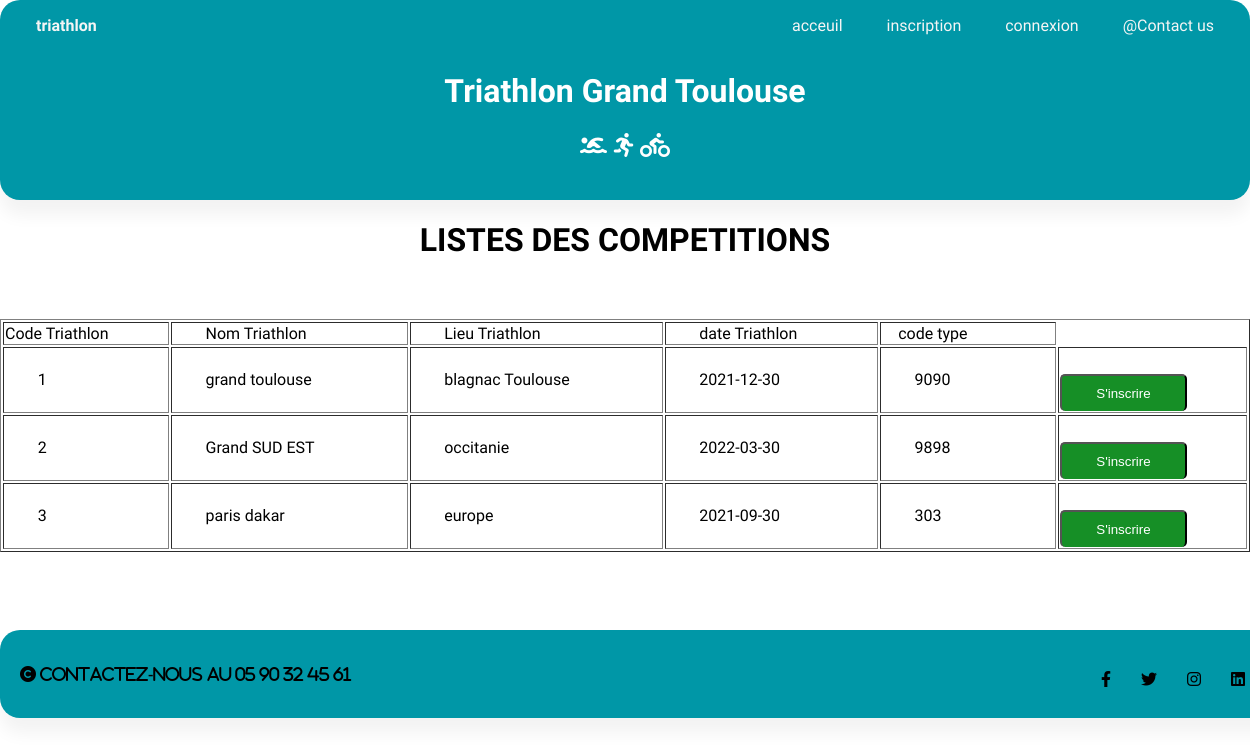
Page /listecompetition.php on the committed database.
### tables this page shows
CREATE TABLE `triathlon` (
  `NumTriathlon` int(11) NOT NULL,
  `NomTriathlon` varchar(50) NOT NULL,
  `LieuTriathlon` varchar(50) NOT NULL,
  `DateTriathlon` date NOT NULL,
  `CodeTypeTriathlon` int(11) NOT NULL
);

### listecompetition.php (the view, shortened to what this page needs)
    <?php
   include("header.php");
    if(isset($_SESSION["autoriser"]) && $_SESSION["admin"]==FALSE)
    {
        echo "<h1>LISTES DES COMPETITIONS </h1>";
        echo "<div class='container'>";
        echo " <table border ='1'>
        <td>Code Triathlon</td>
        <td>&emsp;&emsp;Nom Triathlon &emsp;&emsp;</td>
        <td>&emsp;&emsp;Lieu Triathlon&emsp;&emsp;&emsp;</td>
        <td>&emsp;&emsp;date Triathlon &emsp;</td>
        <td>&emsp;code type &ensp;&emsp;</td>
         ";
        $req = 'SELECT * from triathlon EXCEPT (SELECT triathlon.NumTriathlon, triathlon.NomTriathlon, triathlon.LieuTriathlon, triathlon.DateTriathlon, triathlon.CodeTypeTriathlon FROM triathlon INNER join inscription oN triathlon.NumTriathlon = inscription.NumTriathlon)';
        $reponse = $pdo->query($req);
        if ($reponse!=null){
            $address = $reponse->fetchAll();
            $dim = sizeof($address);
            do {
                for ($i = 0; $i <$dim; $i++) {
                    echo "<tr>";
                    for ($j = 0; $j <5; $j++){
                        echo "<td>&emsp;&emsp;";
                        echo $address[$i][$j];
                        echo "&emsp;&emsp;</td>\n";
                    }
                    echo "<td><a href='insert_inscri.php?idinscri=".$address[$i][0]."'><button name='inscr'>S'inscrire</button> </a></td>";
                }
                echo "<br></br></tr>";
            } while ($address = $reponse->fetch());
            echo "</table>";
            echo "</div>";
            if(isset($errinscri)){
                echo "<br> <br><div style='color:red'>" .$errinscri;
                echo "<a href ='connexion1.php' > s'identifier <i class='fas fa-external-link-alt'></i></i></a></div>";
            }
        }
            else {
                echo "vous n'avez plus de compte";
            }
    }else{
        echo "<h1>LISTES DES COMPETITIONS </h1>";
        echo "<div class='inscription1'>";
        echo " <table border ='1'>
        <td>Code Triathlon</td>
        <td>&emsp;&emsp;Nom Triathlon &emsp;&emsp;</td>
        <td>&emsp;&emsp;Lieu Triathlon&emsp;&emsp;&emsp;</td>
        <td>&emsp;&emsp;date Triathlon &emsp;</td>
        <td>&emsp;code type &ensp;&emsp;</td>
         ";
        $req = 'SELECT * FROM triathlon';
        $reponse = $pdo->query($req);
        $address = $reponse->fetchAll();
        $dim = sizeof($address);
        do {
            for ($i = 0; $i <$dim; $i++) {
                echo "<tr>";
                for ($j = 0; $j <5; $j++){
                    echo "<td>&emsp;&emsp;";
                    echo $address[$i][$j];
                    echo "&emsp;&emsp;</td>\n";
                }
                echo "<td><a href='insert_inscri.php?idinscri=".$address[$i][0]."'><button name='inscr'>S'inscrire</button> </a></td>";
            }
            echo "<br></br></tr>";
        } while ($address = $reponse->fetch());
        echo "</table>";
        echo "</div>";
    }
    ?>
  <div class="space">
        <br><br>
    </div>
    <footer>
        <p><i class="fa fa-copyright" aria-hidden="true"> contactez-nous au 05 90 32 45 61</i></p>
        <div class="social-media">
            <p> <i class="fab fa-facebook-f" aria-hidden="true"></i></p>
            <p> <i class="fab fa-twitter" aria-hidden="true"></i></p>
            <p> <i class="fab fa-instagram" aria-hidden="true"></i></p>
            <p> <i class="fab fa-linkedin" aria-hidden="true"></i></p>
        </div>
    </footer>
</body>
</html>

### header.php (shortened to what this page needs)
<head>
    <link rel="stylesheet" href="index.css">
    <link rel="stylesheet" href="connexion.css">
    <link rel="stylesheet" href="https://cdnjs.cloudflare.com/ajax/libs/font-awesome/6.0.0-beta2/css/all.min.css"
 />
</head>
<header>
            <nav>
                <div class="logo">
                    <a href="#"> <b>triathlon</b> </a>
                </div>
                <div class="onglets">
                    <a href="index.html">acceuil</a>
                    <a href="inscription1.php">inscription</a>
                    <?php
                    if(!isset($_SESSION["id"])){
                    echo "<a href='connexion1.php'>connexion</a>";
                    }
                    ?>
                    <a href="mailto:ottmanizaid1996@gmail.com">@Contact us </a>
                </div>
            </nav>
            <div class="principal">
                <h1><b> Triathlon Grand Toulouse</b> </h1>
                <h2><i class="fas fa-swimmer"></i>
                    <i class="fas fa-running"></i>
                    <i class="fas fa-biking"></i>
                </h2>
                <br>
            </div>
    </header>

### index.css (style rules this page uses)
button { color: #fff; border-bottom: none; width: auto; padding: 10px 34px; border-radius: 5px; -moz-border-radius: 5px; -webkit-border-radius: 5px; -o-border-radius: 5px; -ms-border-radius: 5px; margin-top: 25px; cursor: pointer; }
button[name=inscr] { background: #168f26; }
tr td { width: 1%; white-space: nowrap; }
header { background-color: #0097A7 ; background-position: center; height: 25vh; color: white; text-align:center; margin: 0 auto; box-shadow: 0px 15px 16.83px 0.17px rgba(0, 0, 0, 0.05); -moz-box-shadow: 0px 15px 16.83px 0.17px rgba(0, 0, 0, 0.05); -webkit-box-shadow: 0px 15px 16.83px 0.17px rgba(0, 0, 0, 0.05); -o-box-shadow: 0px 15px 16.83px 0.17px rgba(0, 0, 0, 0.05); -ms-box-shadow: 0px 15px 16.83px 0.17px rgba(0, 0, 0, 0.05); border-radius: 20px; -moz-border-radius: 20px; -webkit-border-radius: 20px; -o-border-radius: 20px; -ms-border-radius: 20px; }
header nav { display: flex; flex-wrap: wrap; padding: 2vh; justify-content: space-between; cursor: pointer ; }
header nav a { color: whitesmoke; padding: 1vh; text-decoration: none; padding: 20px; }
header .principal { margin-top: 2vh; }
h1,h2 { text-align: center; }
footer { bottom: 0; width: 100%; margin-top: 10vh; padding: 20px; display: flex; flex-wrap: wrap; justify-content: space-between; background-color: #0097A7; margin: 0 auto; box-shadow: 0px 15px 16.83px 0.17px rgba(0, 0, 0, 0.05); -moz-box-shadow: 0px 15px 16.83px 0.17px rgba(0, 0, 0, 0.05); -webkit-box-shadow: 0px 15px 16.83px 0.17px rgba(0, 0, 0, 0.05); -o-box-shadow: 0px 15px 16.83px 0.17px rgba(0, 0, 0, 0.05); -ms-box-shadow: 0px 15px 16.83px 0.17px rgba(0, 0, 0, 0.05); border-radius: 20px; -moz-border-radius: 20px; -webkit-border-radius: 20px; -o-border-radius: 20px; -ms-border-radius: 20px; }
footer .social-media { display: flex; }
footer .social-media p { margin-right: 20px; padding: 5px; text-align: center; cursor: pointer; margin-bottom: 0; }
a { color: black; text-decoration: none; }
.space { margin-bottom: 0px; padding: 20px; width: 100%; }

### connexion.css (style rules this page uses)
.space { margin-bottom: 0px; padding: 20px; width: 100%; }

### rows in the picture
triathlon: NumTriathlon "1", NomTriathlon "grand toulouse", LieuTriathlon "blagnac Toulouse", DateTriathlon "2021-12-30", CodeTypeTriathlon "9090"
triathlon: NumTriathlon "2", NomTriathlon "Grand SUD EST", LieuTriathlon "occitanie", DateTriathlon "2022-03-30", CodeTypeTriathlon "9898"
triathlon: NumTriathlon "3", NomTriathlon "paris dakar", LieuTriathlon "europe", DateTriathlon "2021-09-30", CodeTypeTriathlon "303"
